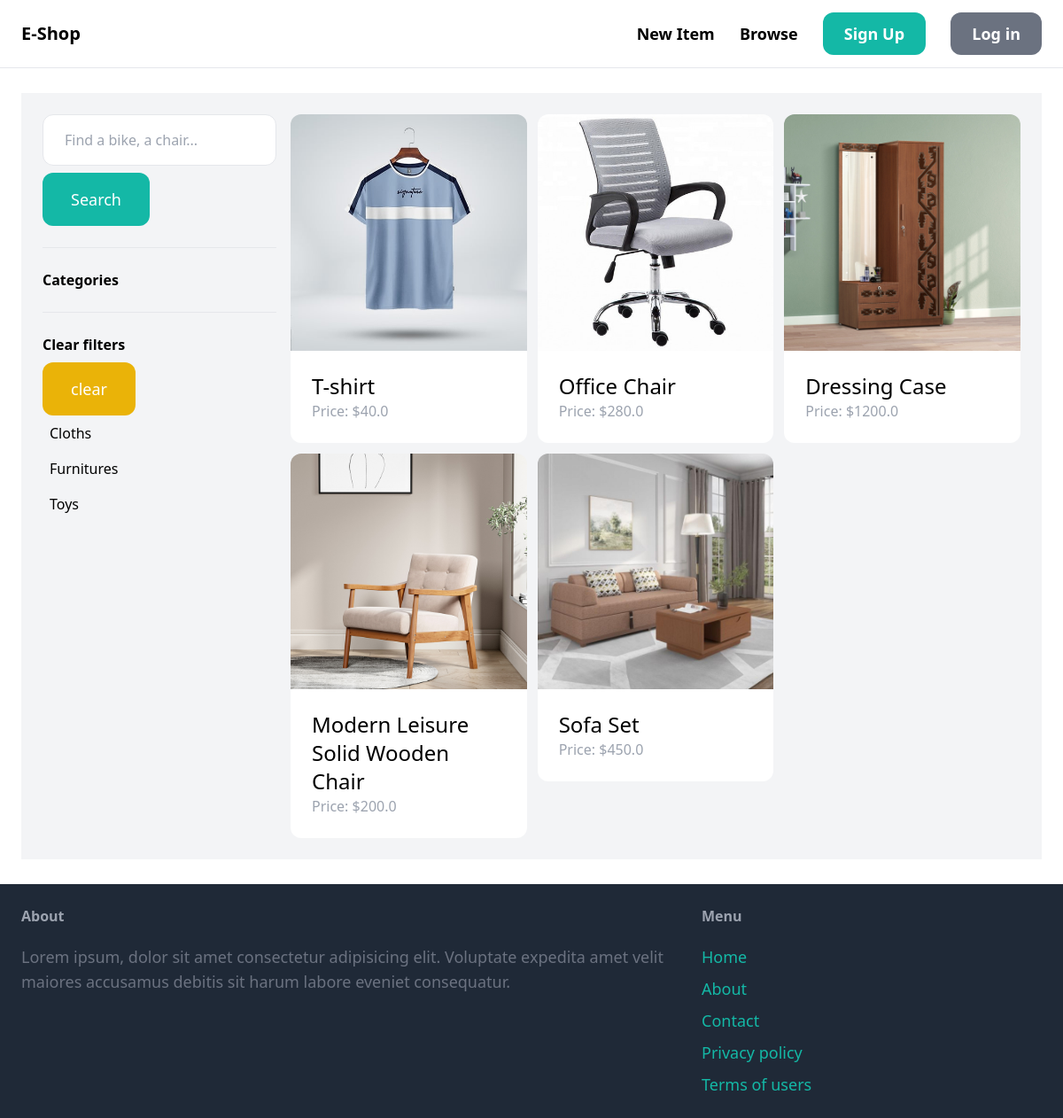
The app's page /items/ with its own data.
### item/models.py (models this page shows, shortened)
class Category(models.Model):
    name = models.CharField(max_length=255)
    class Meta:
        ordering = ('name',) # ordering span name
        verbose_name_plural = 'Categories'  # collection name spell

class Item(models.Model):
     category = models.ForeignKey(Category, related_name='items', on_delete=models.CASCADE)
     name = models.CharField(max_length=255)
     description = models.TextField(blank=True, null=True)
     price = models.FloatField()
     image = models.ImageField(upload_to='item_images', blank=True, null=True)
     is_sold = models.BooleanField(default=False)
     created_by = models.ForeignKey(User, related_name='items', on_delete=models.CASCADE)
     created_at = models.DateTimeField(auto_now_add=True)

### item/views.py (the view)
# urls.py: path('items/', include('item.urls')),
def items(request):
    query = request.GET.get('query', '')
    categories = Category.objects.all()
    items = Item.objects.filter(is_sold=False)
    category_id = request.GET.get('category', 0)
    if category_id:
        items = items.filter(category_id=category_id)
    if query:
        items = items.filter(Q(name__icontains=query) | Q(description__icontains=query))
    return render(request, 'item/items.html', {
        'items':items,
        'query':query,
        'categories':categories,
        'category_id': int(category_id),
    })

### item/templates/item/items.html (shortened to what this page needs)
{% extends 'core/base.html' %}
{% block content %}
<div class="p-6 grid grid-cols-4 gap-4 bg-gray-100">
    <div class="col-span-1">
        <form action="{% url 'item:items'%}" method="get">
            <input name="query" class="w-full py-4 px-6 border rounded-xl" type="text" value="{{ query }}"
                placeholder="Find a bike, a chair...">
            <button class="mt-2 py-4 px-8 text-lg bg-teal-500 text-white rounded-xl">Search</button>
        </form>
        <hr class="my-6">
        <p class="font-semibold">Categories</p>
        <hr class="my-6">
        <p class="font-semibold">Clear filters</p>
        <ul>
            <li><a href="{% url 'item:items' %}"
                    class="mt-2 py-4 px-8 inline-block bg-yellow-500 text-lg rounded-xl text-white">clear</a></li>
        </ul>
        <ul>
            {% for category in categories %}
            <li class="py-2 px-2 rounded-xl{% if category.id == category_id %} bg-gray-200 {% endif %}">
                <a href="{% url 'item:items' %}?query={{query}}&category={{category.id}}">{{ category.name }}</a>
            </li>
            {% endfor %}
        </ul>
    </div>
    <div class="col-span-3">
        <div class="grid grid-cols-3 gap-3">
            {% for item in items %}
            <div>
                <a href="{% url 'item:detail' item.id %}">
                    <div>
                        <img src="{{ item.image.url }}" class="rounded-t-xl" alt="">
                    </div>
                    <div class="p-6 bg-white rounded-b-xl">
                        <h2 class="text-2xl">
                            {{ item.name }}
                        </h2>
                        <p class="text-gray-400">
                            Price: ${{item.price}}
                        </p>
                    </div>
                </a>
            </div>
            {%endfor%}
        </div>
    </div>
</div>
{% endblock %}

### records on screen
Category: name "Cloths"
Category: name "Furnitures"
Category: name "Toys"
Item: image (picture), name "T-shirt", price "40.0"
Item: image (picture), name "Office Chair", price "280.0"
Item: image (picture), name "Dressing Case", price "1200.0"
Item: image (picture), name "Modern Leisure Solid Wooden Chair", price "200.0"
Item: image (picture), name "Sofa Set", price "450.0"
